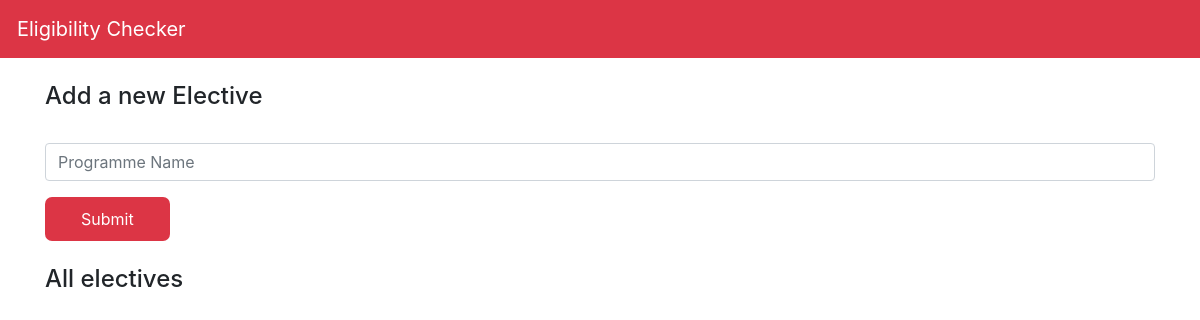
Page /electives on the earlier database version.
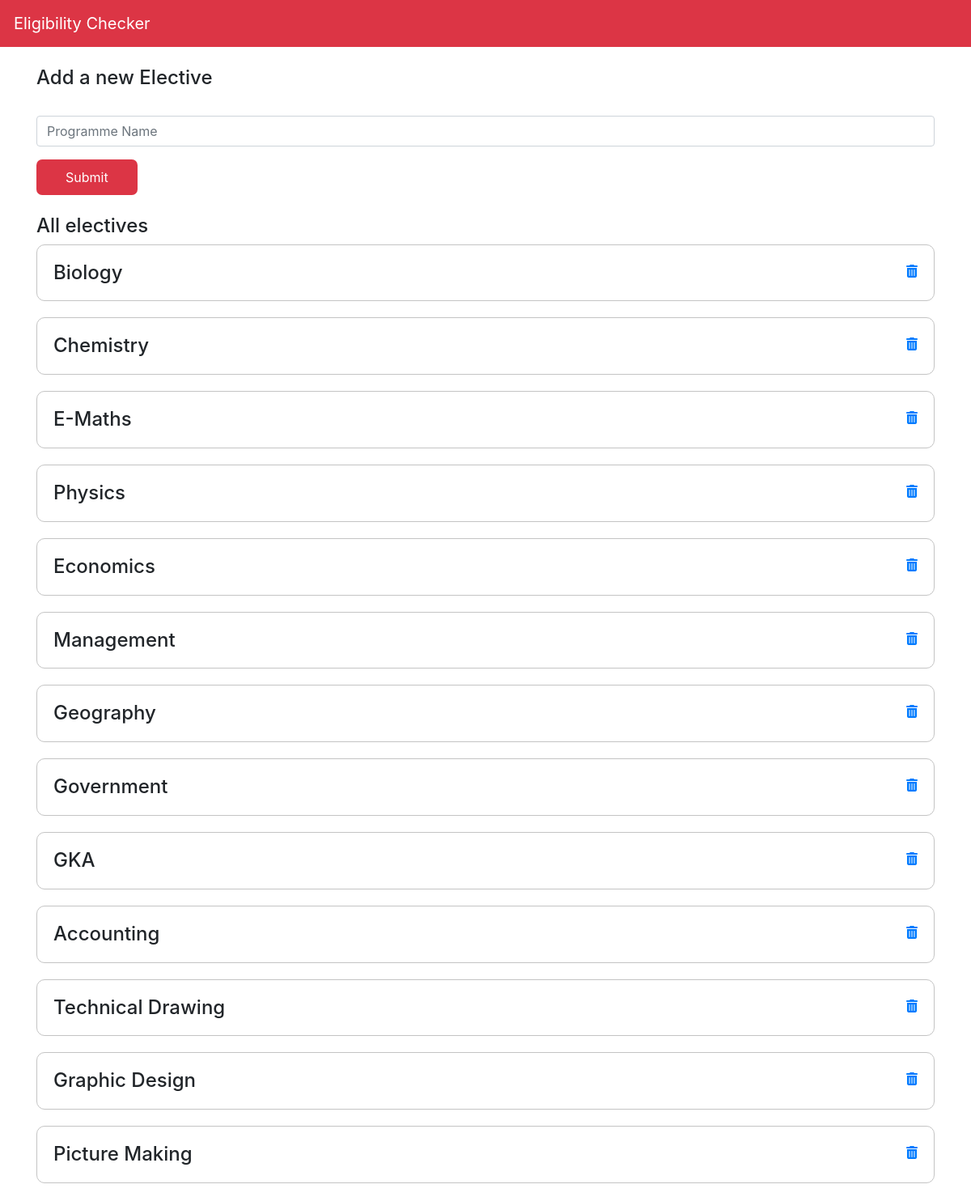
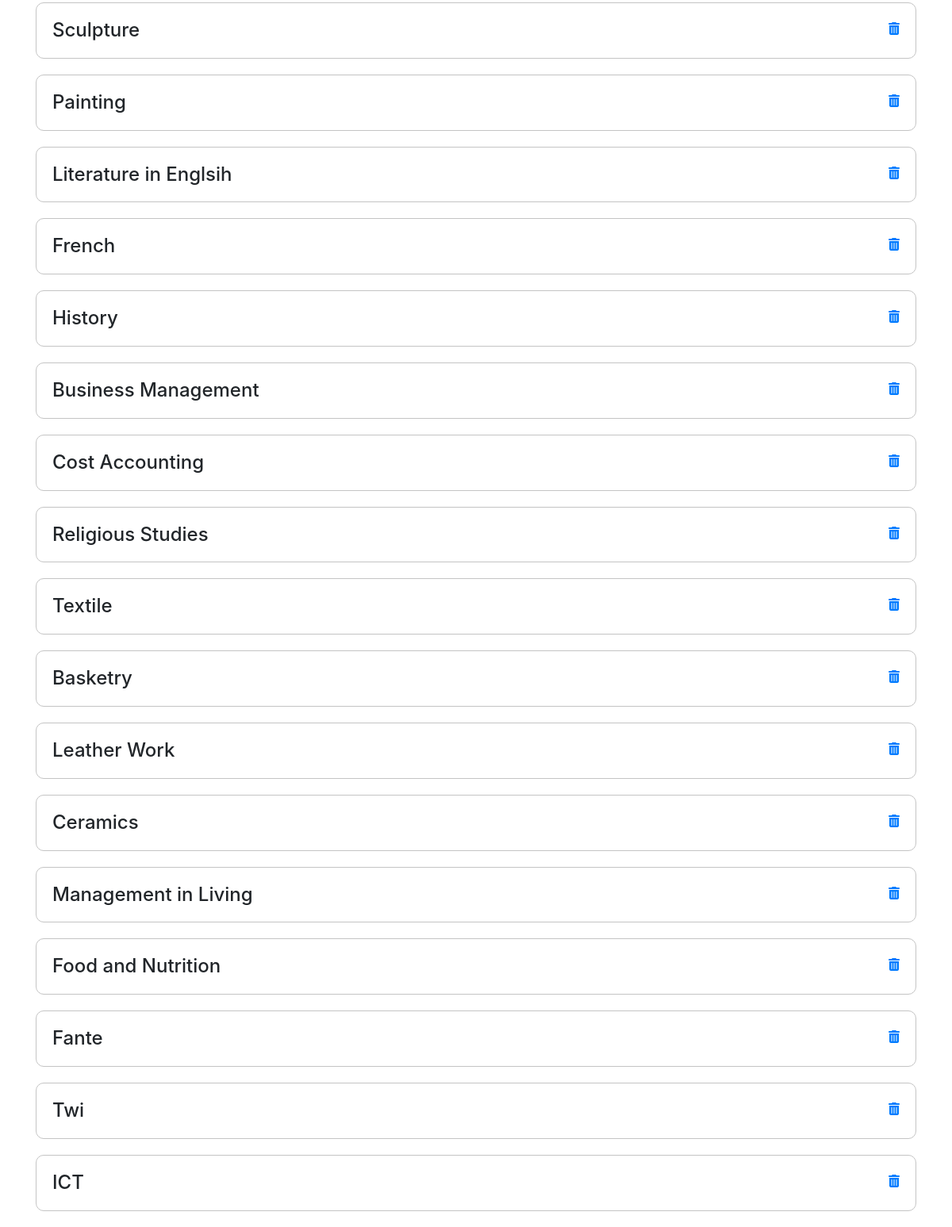
Same page on the later database version (2 pictures, top to bottom).
### app/models.py (models this page shows, shortened)
class Electives(db.Model):
    id = db.Column(db.Integer(), primary_key=True)
    name = db.Column(db.String())

### app/routes.py (the view, shortened to what this page needs)
@app.route("/electives",methods=['GET','POST'])
def electives():
    electives = Electives.query.all()
    return render_template('electives.html', electives=electives)

### app/templates/electives.html (shortened to what this page needs)
{% extends "layout.html" %}
{% block body %}
<div class="container">
    <br/>
<h4>Add a new Elective</h4>
<form action="{{url_for('electives')}}" method="post">
    <div class="form-group">
        <input type="text" class="form-control" name="electiveName" id="electiveName" aria-describedby="helpId" placeholder="Programme Name">
    </div>
    <input style="width: auto;" class="button btn-danger" type="submit">
</form>
<br/>
<h4> All electives</h4>
{% for elective in electives %}
<div  style="display: flex; justify-content: space-between;" class="course">
    <div>
        <h4 style="margin: 0; width: fit-content;">{{elective.name}}</h4>
    </div>
    <div>
        <a href='{{url_for("deleteElective", id=elective.id)}}'>
            <i class="fa fa-trash" aria-hidden="true"></i>
        </a>
    </div>
</div>
{% endfor %}
</div>
{% endblock %}

### app/templates/layout.html (shortened to what this page needs)
<!doctype html>
<html lang="en">
  <head>
    <link rel="stylesheet" href="{{url_for('static', filename="css/style.css")}}">
    <link rel="stylesheet" href="https://stackpath.bootstrapcdn.com/bootstrap/4.3.1/css/bootstrap.min.css">
</head>
  <body>
    <nav  style="border: 1px solid #dc3545;" class="navbar navbar-expand-sm navbar-dark bg-danger">
        <a class="navbar-brand" href='{{url_for("home")}}'>Eligibility Checker</a>
    </nav>
      {% block body %}
      {% endblock %}
  </body>
</html>

### app/static/css/style.css (style rules this page uses)
.button { color: white; background-color: red; border-radius: 7px; padding:10px 36px; border: none; width: 80%; }
.course { width: 100%; border: 1px solid #c4c4c4; padding: 20px; margin-bottom: 20px; display: flex; border-radius: 10px; justify-content: space-between; }

Differences in the rows shown:
added Electives: name "Biology"
added Electives: name "Chemistry"
added Electives: name "E-Maths"
added Electives: name "Physics"
added Electives: name "Economics"
added Electives: name "Management"
added Electives: name "Geography"
added Electives: name "Government"
added Electives: name "GKA"
added Electives: name "Accounting"
added Electives: name "Technical Drawing"
added Electives: name "Graphic Design"
added Electives: name "Picture Making"
added Electives: name "Sculpture"
added Electives: name "Painting"
added Electives: name "Literature in Englsih"
added Electives: name "French"
added Electives: name "History"
added Electives: name "Business Management"
added Electives: name "Cost Accounting"
added Electives: name "Religious Studies"
added Electives: name "Textile"
added Electives: name "Basketry"
added Electives: name "Leather Work"
added Electives: name "Ceramics"
added Electives: name "Management in Living"
added Electives: name "Food and Nutrition"
added Electives: name "Fante"
added Electives: name "Twi"
added Electives: name "ICT"
